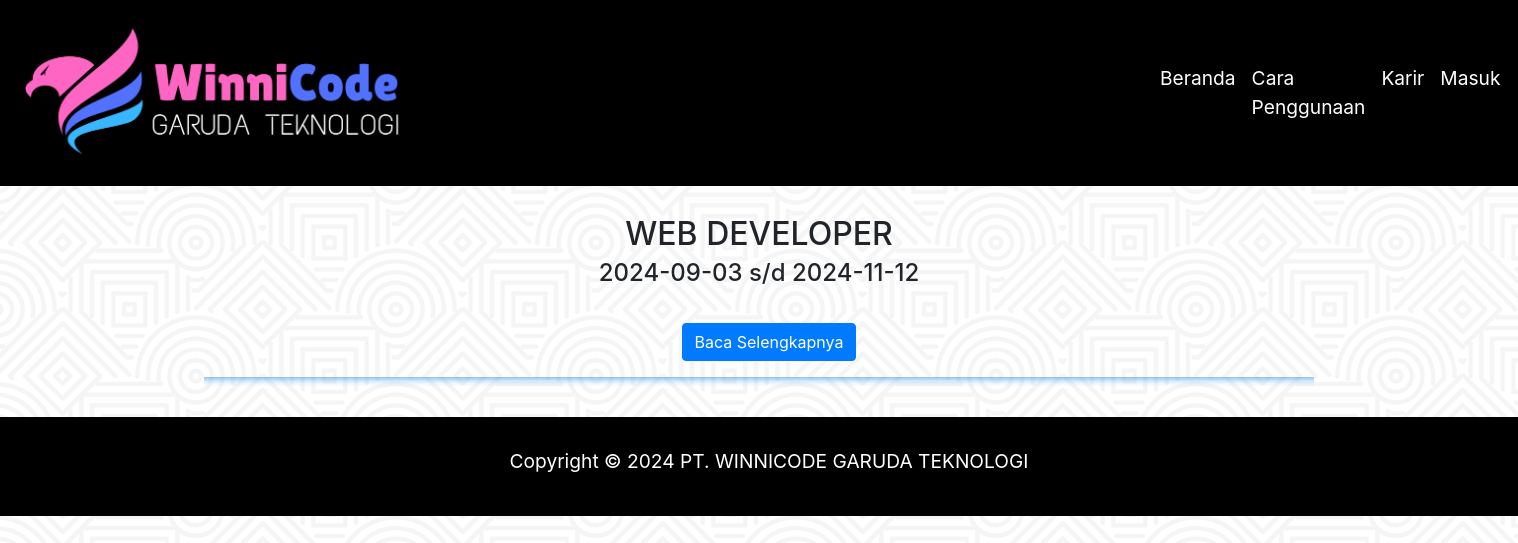
/career.php, run on the app's committed database.
### tables this page shows
CREATE TABLE `lowongan` (
  `id_lowongan` varchar(20) NOT NULL,
  `posisi_pekerjaan` varchar(35) NOT NULL,
  `lokasi_seleksi` varchar(35) NOT NULL,
  `tgl_mulai` date NOT NULL,
  `tgl_selesai` date NOT NULL,
  `deskripsi_pekerjaan` text NOT NULL,
  `jurusan_akademik` varchar(40) NOT NULL,
  `lokasi_pekerjaan` varchar(35) NOT NULL,
  `nip` varchar(15) NOT NULL,
  `view` enum('aktif','tidak aktif','','') NOT NULL
);

### career.php (the view, shortened to what this page needs)
<!DOCTYPE html>
<html lang="en">
<head>
	<link rel="stylesheet" href="bootstrap4/css/bootstrap.min.css">
	<link rel="stylesheet" href="bootstrap4/css/custom.css">
</head>
<body style="background-image: url(bootstrap4/img/bg.png");">
<?php
	include "navbarb4.php";
 ?>
 	<div class="container">
  <?php
  include"koneksi.php";
  $post = $_GET["post"];
  if (!$post) {
  $ambil_berita = mysqli_query($connect,"SELECT * from lowongan order by id_lowongan desc");
  while($hasil = mysqli_fetch_array($ambil_berita)){
  ?>
   <div class="row-fluid">
     <div class="span8 text-center">
       <h2><?=$hasil['posisi_pekerjaan'];?></h2>
		<h4> <?=$hasil['tgl_mulai'];?> s/d <?=$hasil['tgl_selesai'];?> </h4>
        <br>
        <p>
          <a href="career.php?post=<?=$hasil['id_lowongan'];?>" class="btn magictime openDownLeftReturn btn-primary	">Baca Selengkapnya</a>
        </p>
      </div>
    </div>
    <hr style="height: 10px; border: 0; box-shadow: 0 10px 10px -10px #1e88e5 inset;">
 <?php
  }  }
 ?>
 	</div>
<?php
	include "footerb4.php";
 ?>
</body>
</html>

### data on the page
lowongan: posisi_pekerjaan "WEB DEVELOPER", tgl_mulai "2024-09-03", tgl_selesai "2024-11-12"
